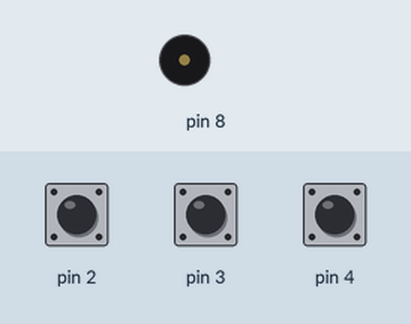
A sketch run on a simulated Arduino Uno, built with avr-gcc and run on an emulated ATmega328P. Shown: buzzer (waves = sounding). The inputs (shaded band) are chosen by the test bench; at power-on: pin 2 HIGH, pin 3 HIGH, pin 4 HIGH.

Above: at 1.2 s.
1.3 s: pin 2 pulled LOW for 0.15 s
At 1.37 s:
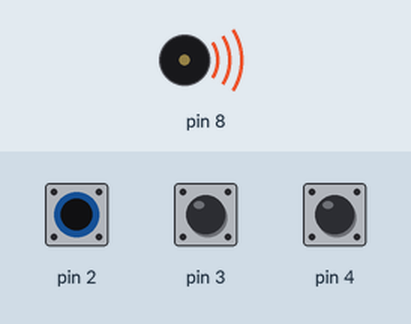
2.9 s: pin 2 pulled LOW for 3.2 s
At 7.2 s:
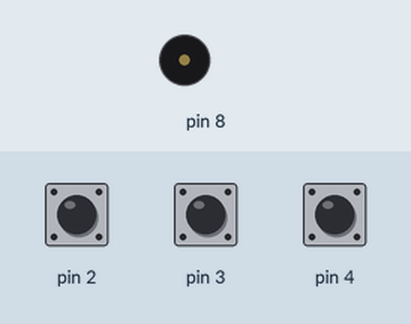
7.6 s: pin 3 pulled LOW for 3.2 s
At 8.3 s:
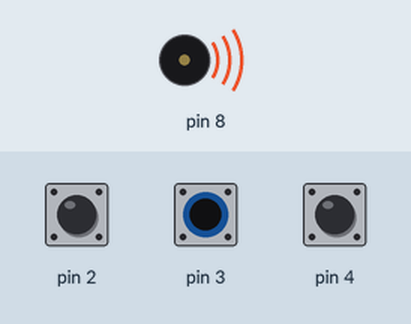
Timing chart, 0 to 12.3 s (numbered marks = the images above; inputs shaded):
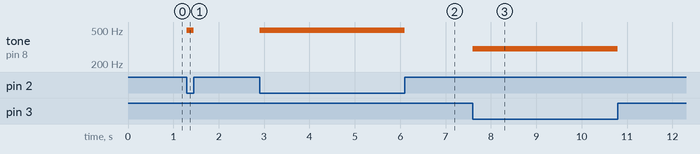

Measured:
- after the input at 1.3 s, tone on pin 8: silent → 494 Hz at once, → silent 0.15 s later
- after the input at 2.9 s, tone on pin 8: silent → 494 Hz at once, → silent 3.2 s later
- after the input at 7.6 s, tone on pin 8: silent → 300 Hz at once, → silent 3.2 s later

The sketch:

buttons_and_buzzer.ino
```cpp
void setup() {
    for(int x=0;x<=2;x++){
      pinMode(x+2,INPUT_PULLUP);
    }
}

void loop() {
  if(digitalRead(2) == LOW){
    tone(8, 494, 20);
  }
  else if(digitalRead(3) == LOW){
    tone(8, 300, 20);
  }
  else if(digitalRead(4) == LOW){
    tone(8, 131, 20);
  }else{
    noTone(8);
  }

}
```
